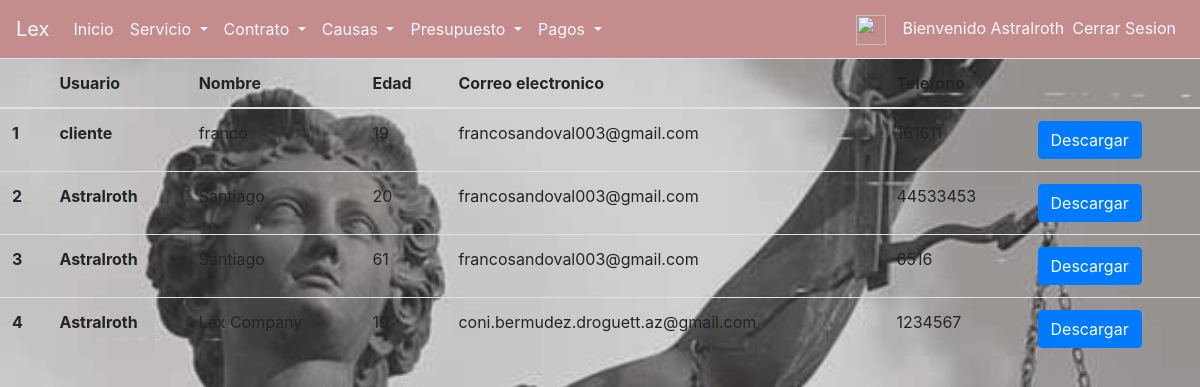
The app's page /contract/view/staff (signed in) with its own data.
### core/models.py (models this page shows, shortened)
class Contrato(models.Model):
    abogado=models.ForeignKey('auth.User', on_delete=models.CASCADE, null=True)
    name=models.CharField(max_length=100)
    rut=models.CharField(max_length=10)
    age=models.IntegerField(null=True)
    email=models.EmailField(max_length=254)
    phone=models.CharField(max_length=12)
    files_boleta=models.FileField(blank=True,null=True)
    files_causa=models.FileField(blank=True,null=True)
    datetime=models.DateField(blank=True, null=True)
    type_service=models.CharField(max_length=30,blank=True, null=True)
    additional_service=models.CharField(max_length=30,blank=True, null=True)

### core/views.py (the view)
# urls.py: path('contract/view/staff', views.consultar_contratos_staff, name='contract_view_staff'),
@login_required
def consultar_contratos_staff(request):
    contrato=Contrato.objects.select_related('abogado').all()
    return render(request, 'core/consultar_contratos.html',{'list':contrato})

### core/templates/core/consultar_contratos.html
{% extends 'core/base.html' %}
{% block content %}
<table class="table table-hover">
<thead>
        <tr>
            <th></th>
            {% if user.is_staff %}<th>Usuario</th>{% endif %}
            <th>Nombre</th>
            <th>Edad</th>
            <th>Correo electronico</th>
            <th>Telefono</th>
            <th></th>
        </tr>
    </thead>
    <tbody>
        {% for c in list %}
        <tr>
            <th scope="row">{{ c.id }} </th>
            {% if user.is_staff %}<th>{{c.abogado}}</th>{% endif %}
            <td>{{ c.name }}</td>
            <td>{{ c.age }}</td>
            <td>{{c.email}}</td>
            <td>{{c.phone}}</td>
            <td><a class="btn btn-primary" href="">Descargar</a></td>
        </tr>
        {% endfor %}
    </tbody>
</table>
{% endblock content %}

### core/templates/core/base.html (shortened to what this page needs)
{% load static %}
<!DOCTYPE html>
<html lang="es">
<head>
    <link rel="stylesheet" href="{% static 'css/base.css' %}">
    <link rel="stylesheet" href="{% static 'css/solicitar_servicio.css' %}">
    <link rel="stylesheet" href="https://cdn.jsdelivr.net/npm/bootstrap@4.6.0/dist/css/bootstrap.min.css">
</head>
<body>
    <nav class="navbar navbar-expand-lg navbar-light " id = id_navbar>
        <a class="navbar-brand text-light" href="{% url 'index' %}">Lex</a>
        <div class="collapse navbar-collapse" id="navbarSupportedContent">
            <ul class="navbar-nav mr-auto">
                <li class="nav-item active">
                    <a class="nav-link text-light" href="{% url 'index' %}"> Inicio <span class="sr-only">(current)</span></a>
                </li>
                {% if perms.core.view_servicio %}
                <li class="nav-item dropdown ">
                    <a class="nav-link dropdown-toggle text-light" href="#" id="navbarDropdown" role="button"
                        data-toggle="dropdown" aria-haspopup="true" aria-expanded="false">
                        Servicio
                    </a>
                </li>
                {% endif %}
                {% if perms.core.view_contrato %}
                <li class="nav-item dropdown ">
                    <a class="nav-link dropdown-toggle text-light" href="#" id="navbarDropdown" role="button"
                        data-toggle="dropdown" aria-haspopup="true" aria-expanded="false">
                        Contrato
                    </a>
                </li>
                {% endif %}
                {% if perms.core.view_causa %}
                <li class="nav-item dropdown">
                    <a class="nav-link dropdown-toggle text-light" href="#" id="navbarDropdown" role="button"
                        data-toggle="dropdown" aria-haspopup="true" aria-expanded="false">
                        Causas
                    </a>
                </li>
                {% endif %}
                {% if perms.core.view_presupuesto %}
                <li class="nav-item dropdown">
                    <a class="nav-link dropdown-toggle text-light" href="#" id="navbarDropdown" role="button"
                        data-toggle="dropdown" aria-haspopup="true" aria-expanded="false">
                        Presupuesto
                    </a>
                </li>
                {% endif %}
                {% if perms.core.view_pago %}
                <li class="nav-item dropdown">
                    <a class="nav-link dropdown-toggle text-light" href="#" id="navbarDropdown" role="button"
                        data-toggle="dropdown" aria-haspopup="true" aria-expanded="false">
                        Pagos
                    </a>
                </li>
                {% endif %}
            </ul>
            <ul class="navbar-nav">
                <a class="navbar-brand" href="{% url 'profile_edit' %}"><img src="{% static 'img/profile_icon.png' %}" width="30" height="30" alt=""></a>
                <div class="navbar-text text-light">Bienvenido {{user.username}}</div>
                <li class="nav-item">
                    <a class="nav-link text-light" href="{% url 'logout' %}">   Cerrar Sesion</a>
                </li>
            </ul>
        </div>
    </nav>
    {% block content %}{% endblock content %}
</body>
</html>

### core/static/css/base.css (style rules this page uses)
body { background-image: url(../img/fondo_claro.jpg); background-size:cover ; }
nav.navbar { background-color: rgb(196, 140, 140); }

### records on screen
Contrato: id "1", abogado "cliente", name "franco", age "19", email "francosandoval003@gmail.com", phone "161611"
Contrato: id "2", abogado "Astralroth", name "Santiago", age "20", email "francosandoval003@gmail.com", phone "44533453"
Contrato: id "3", abogado "Astralroth", name "Santiago", age "61", email "francosandoval003@gmail.com", phone "6516"
Contrato: id "4", abogado "Astralroth", name "Lex Company", age "19", email "coni.bermudez.droguett.az@gmail.com", phone "1234567"

### other values on screen
{{ user.username }} "Astralroth"
